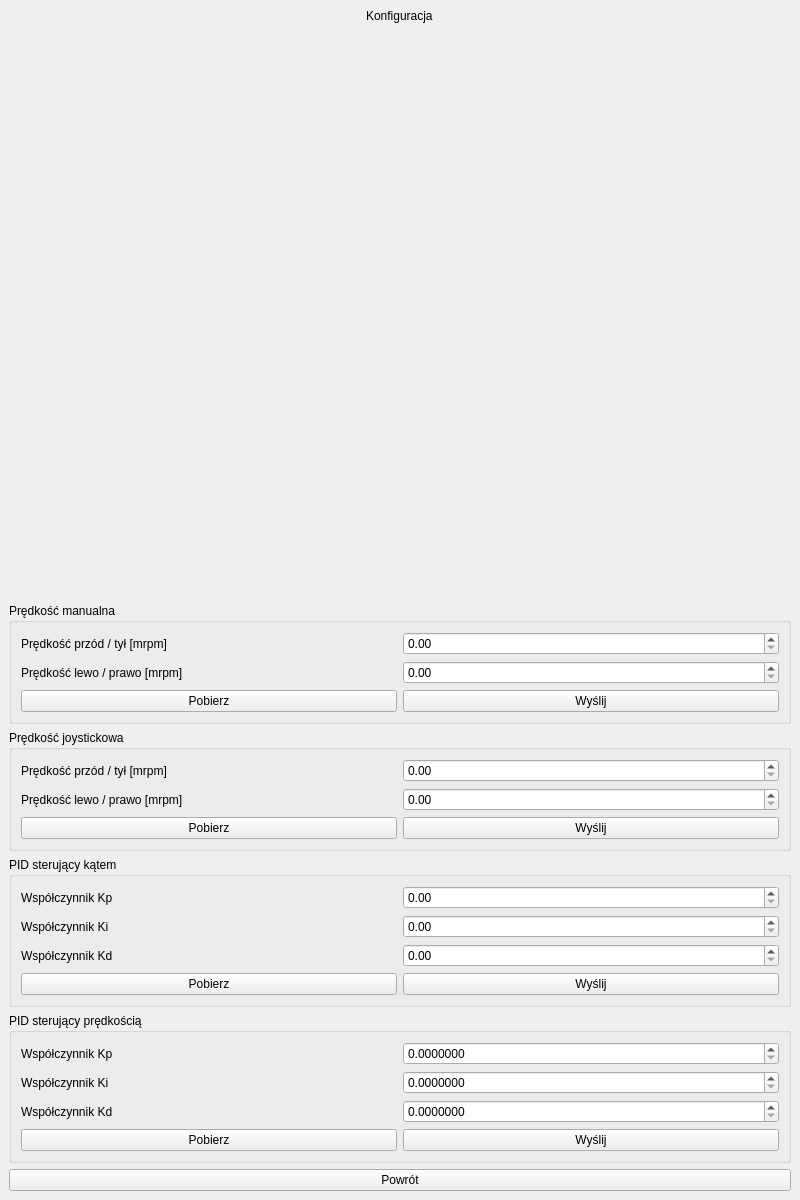
<?xml version="1.0" encoding="UTF-8"?>
<ui version="4.0">
 <class>ConfigurationWindow</class>
 <widget class="QMainWindow" name="ConfigurationWindow">
  <property name="geometry">
   <rect>
    <x>0</x>
    <y>0</y>
    <width>800</width>
    <height>1200</height>
   </rect>
  </property>
  <property name="windowTitle">
   <string>MainWindow</string>
  </property>
  <widget class="QWidget" name="centralwidget">
   <layout class="QGridLayout" name="gridLayout">
    <item row="0" column="0">
     <layout class="QVBoxLayout" name="verticalLayout">
      <item alignment="Qt::AlignHCenter">
       <widget class="QLabel" name="label_11">
        <property name="text">
         <string>Konfiguracja</string>
        </property>
       </widget>
      </item>
      <item>
       <spacer name="verticalSpacer">
        <property name="orientation">
         <enum>Qt::Vertical</enum>
        </property>
        <property name="sizeHint" stdset="0">
         <size>
          <width>20</width>
          <height>40</height>
         </size>
        </property>
       </spacer>
      </item>
      <item>
       <widget class="QGroupBox" name="groupBox_9">
        <property name="title">
         <string>Prędkość manualna</string>
        </property>
        <layout class="QVBoxLayout" name="verticalLayout_7">
         <item>
          <layout class="QGridLayout" name="gridLayout_2">
           <item row="0" column="0">
            <widget class="QLabel" name="label_2">
             <property name="text">
              <string>Prędkość przód / tył [mrpm]</string>
             </property>
            </widget>
           </item>
           <item row="0" column="1">
            <widget class="QDoubleSpinBox" name="doubleSpinBoxManualSpeedDriving">
             <property name="maximum">
              <double>500000.000000000000000</double>
             </property>
             <property name="stepType">
              <enum>QAbstractSpinBox::AdaptiveDecimalStepType</enum>
             </property>
            </widget>
           </item>
           <item row="1" column="1">
            <widget class="QDoubleSpinBox" name="doubleSpinBoxManualSpeedTurning">
             <property name="maximum">
              <double>150000.000000000000000</double>
             </property>
             <property name="stepType">
              <enum>QAbstractSpinBox::AdaptiveDecimalStepType</enum>
             </property>
            </widget>
           </item>
           <item row="1" column="0">
            <widget class="QLabel" name="label">
             <property name="text">
              <string>Prędkość lewo / prawo [mrpm]</string>
             </property>
            </widget>
           </item>
          </layout>
         </item>
         <item>
          <layout class="QHBoxLayout" name="horizontalLayout_2">
           <item>
            <widget class="QPushButton" name="pushButtonManualSpeedsRefresh">
             <property name="text">
              <string>Pobierz</string>
             </property>
            </widget>
           </item>
           <item>
            <widget class="QPushButton" name="pushButtonManualSpeedsSend">
             <property name="text">
              <string>Wyślij</string>
             </property>
            </widget>
           </item>
          </layout>
         </item>
        </layout>
       </widget>
      </item>
      <item>
       <widget class="QGroupBox" name="groupBox_2">
        <property name="title">
         <string>Prędkość joystickowa</string>
        </property>
        <layout class="QVBoxLayout" name="verticalLayout_2">
         <item>
          <layout class="QGridLayout" name="gridLayout_4">
           <item row="0" column="1">
            <widget class="QDoubleSpinBox" name="doubleSpinBoxJoystickSpeedDriving">
             <property name="maximum">
              <double>500000.000000000000000</double>
             </property>
             <property name="stepType">
              <enum>QAbstractSpinBox::AdaptiveDecimalStepType</enum>
             </property>
            </widget>
           </item>
           <item row="0" column="0">
            <widget class="QLabel" name="label_3">
             <property name="text">
              <string>Prędkość przód / tył [mrpm]</string>
             </property>
            </widget>
           </item>
           <item row="1" column="1">
            <widget class="QDoubleSpinBox" name="doubleSpinBoxJoystickSpeedTurning">
             <property name="maximum">
              <double>150000.000000000000000</double>
             </property>
             <property name="stepType">
              <enum>QAbstractSpinBox::AdaptiveDecimalStepType</enum>
             </property>
            </widget>
           </item>
           <item row="1" column="0">
            <widget class="QLabel" name="label_10">
             <property name="text">
              <string>Prędkość lewo / prawo [mrpm]</string>
             </property>
            </widget>
           </item>
          </layout>
         </item>
         <item>
          <layout class="QHBoxLayout" name="horizontalLayout_3">
           <item>
            <widget class="QPushButton" name="pushButtonJoystickSpeedsRefresh">
             <property name="text">
              <string>Pobierz</string>
             </property>
            </widget>
           </item>
           <item>
            <widget class="QPushButton" name="pushButtonJoystickSpeedsSend">
             <property name="text">
              <string>Wyślij</string>
             </property>
            </widget>
           </item>
          </layout>
         </item>
        </layout>
       </widget>
      </item>
      <item>
       <widget class="QGroupBox" name="groupBox_10">
        <property name="title">
         <string>PID sterujący kątem</string>
        </property>
        <layout class="QVBoxLayout" name="verticalLayout_6">
         <item>
          <layout class="QGridLayout" name="gridLayout_8">
           <item row="1" column="1">
            <widget class="QDoubleSpinBox" name="doubleSpinBoxAngleKi">
             <property name="maximum">
              <double>1000000.000000000000000</double>
             </property>
             <property name="stepType">
              <enum>QAbstractSpinBox::AdaptiveDecimalStepType</enum>
             </property>
            </widget>
           </item>
           <item row="1" column="0">
            <widget class="QLabel" name="label_5">
             <property name="text">
              <string>Współczynnik Ki</string>
             </property>
            </widget>
           </item>
           <item row="0" column="1">
            <widget class="QDoubleSpinBox" name="doubleSpinBoxAngleKp">
             <property name="enabled">
              <bool>true</bool>
             </property>
             <property name="minimumSize">
              <size>
               <width>0</width>
               <height>0</height>
              </size>
             </property>
             <property name="sizeIncrement">
              <size>
               <width>0</width>
               <height>0</height>
              </size>
             </property>
             <property name="baseSize">
              <size>
               <width>0</width>
               <height>0</height>
              </size>
             </property>
             <property name="buttonSymbols">
              <enum>QAbstractSpinBox::UpDownArrows</enum>
             </property>
             <property name="maximum">
              <double>1000000.000000000000000</double>
             </property>
             <property name="singleStep">
              <double>1.000000000000000</double>
             </property>
             <property name="stepType">
              <enum>QAbstractSpinBox::AdaptiveDecimalStepType</enum>
             </property>
            </widget>
           </item>
           <item row="0" column="0">
            <widget class="QLabel" name="label_4">
             <property name="text">
              <string>Współczynnik Kp</string>
             </property>
            </widget>
           </item>
           <item row="2" column="1">
            <widget class="QDoubleSpinBox" name="doubleSpinBoxAngleKd">
             <property name="maximum">
              <double>1000000.000000000000000</double>
             </property>
             <property name="stepType">
              <enum>QAbstractSpinBox::AdaptiveDecimalStepType</enum>
             </property>
            </widget>
           </item>
           <item row="2" column="0">
            <widget class="QLabel" name="label_6">
             <property name="text">
              <string>Współczynnik Kd</string>
             </property>
            </widget>
           </item>
          </layout>
         </item>
         <item>
          <layout class="QHBoxLayout" name="horizontalLayout_4">
           <item>
            <widget class="QPushButton" name="pushButtonAngleRefresh">
             <property name="text">
              <string>Pobierz</string>
             </property>
            </widget>
           </item>
           <item>
            <widget class="QPushButton" name="pushButtonAngleSend">
             <property name="text">
              <string>Wyślij</string>
             </property>
            </widget>
           </item>
          </layout>
         </item>
        </layout>
       </widget>
      </item>
      <item>
       <widget class="QGroupBox" name="groupBox">
        <property name="title">
         <string>PID sterujący prędkością</string>
        </property>
        <layout class="QVBoxLayout" name="verticalLayout_3">
         <item>
          <layout class="QGridLayout" name="gridLayout_3">
           <item row="0" column="1">
            <widget class="QDoubleSpinBox" name="doubleSpinBoxSpeedKp">
             <property name="decimals">
              <number>7</number>
             </property>
            </widget>
           </item>
           <item row="0" column="0">
            <widget class="QLabel" name="label_7">
             <property name="text">
              <string>Współczynnik Kp</string>
             </property>
            </widget>
           </item>
           <item row="1" column="0">
            <widget class="QLabel" name="label_8">
             <property name="text">
              <string>Współczynnik Ki</string>
             </property>
            </widget>
           </item>
           <item row="1" column="1">
            <widget class="QDoubleSpinBox" name="doubleSpinBoxSpeedKi">
             <property name="decimals">
              <number>7</number>
             </property>
            </widget>
           </item>
           <item row="2" column="1">
            <widget class="QDoubleSpinBox" name="doubleSpinBoxSpeedKd">
             <property name="decimals">
              <number>7</number>
             </property>
            </widget>
           </item>
           <item row="2" column="0">
            <widget class="QLabel" name="label_9">
             <property name="text">
              <string>Współczynnik Kd</string>
             </property>
            </widget>
           </item>
          </layout>
         </item>
         <item>
          <layout class="QHBoxLayout" name="horizontalLayout">
           <item>
            <widget class="QPushButton" name="pushButtonSpeedRefresh">
             <property name="text">
              <string>Pobierz</string>
             </property>
            </widget>
           </item>
           <item>
            <widget class="QPushButton" name="pushButtonSpeedSend">
             <property name="text">
              <string>Wyślij</string>
             </property>
            </widget>
           </item>
          </layout>
         </item>
        </layout>
       </widget>
      </item>
      <item>
       <widget class="QPushButton" name="pushButtonReturn">
        <property name="text">
         <string>Powrót</string>
        </property>
       </widget>
      </item>
     </layout>
    </item>
   </layout>
  </widget>
 </widget>
 <resources/>
 <connections/>
</ui>
